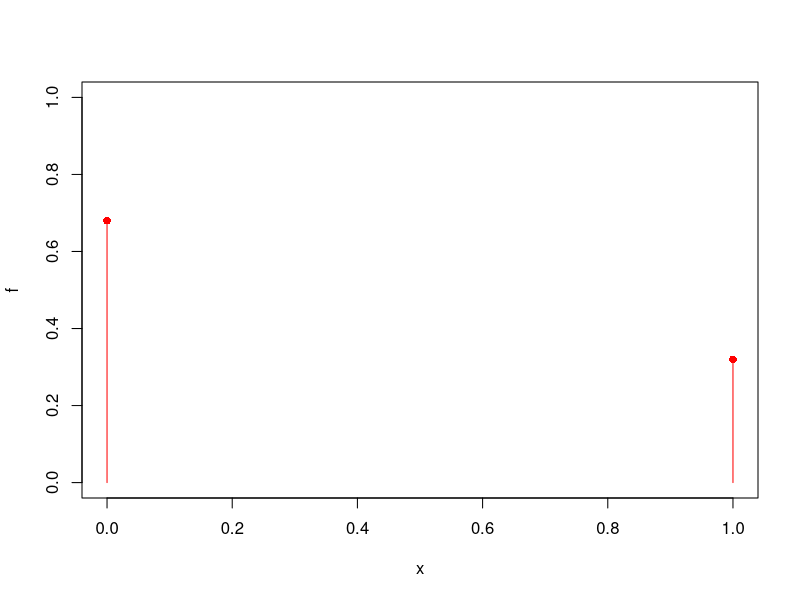
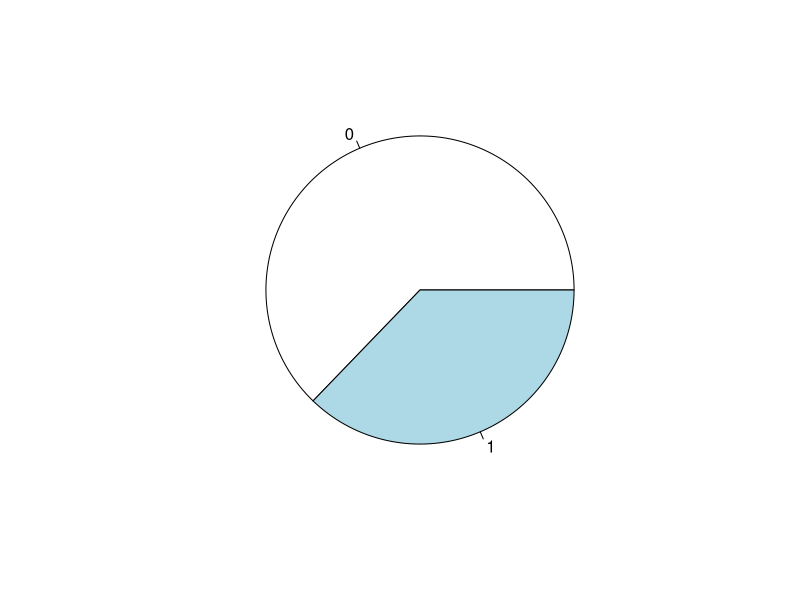
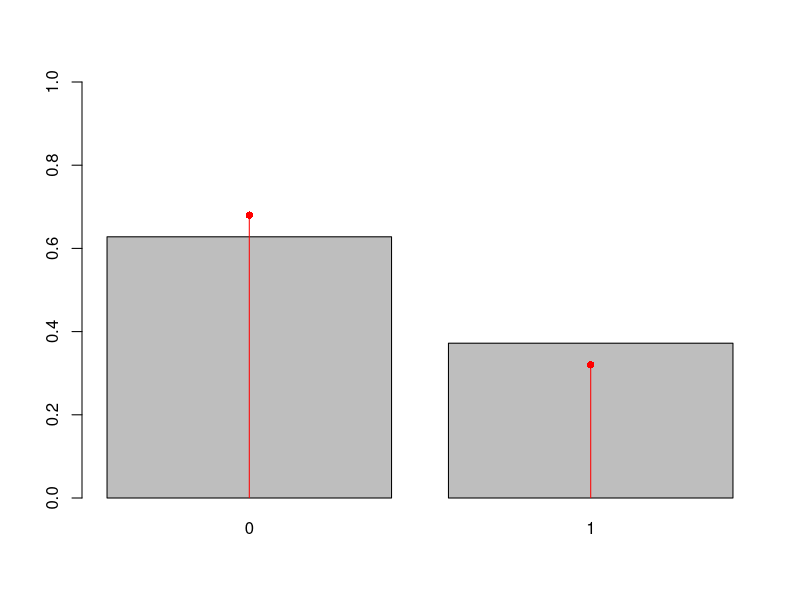
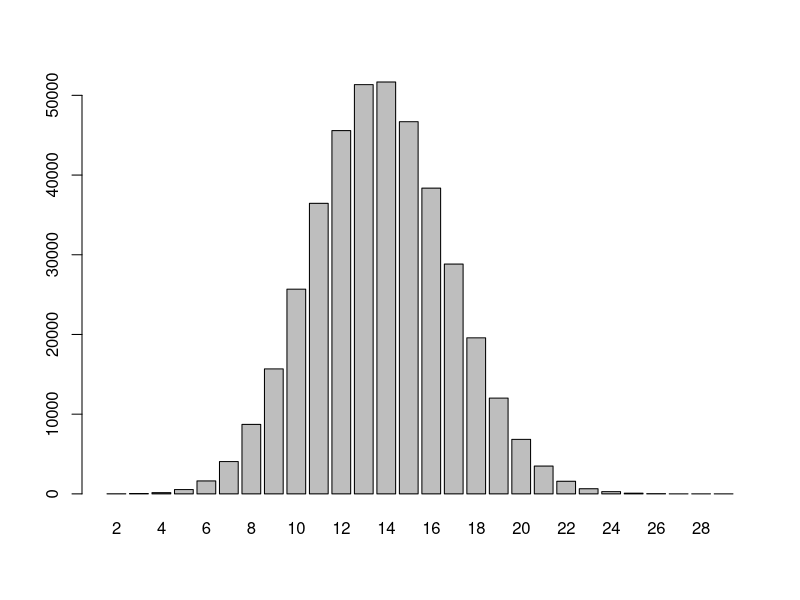
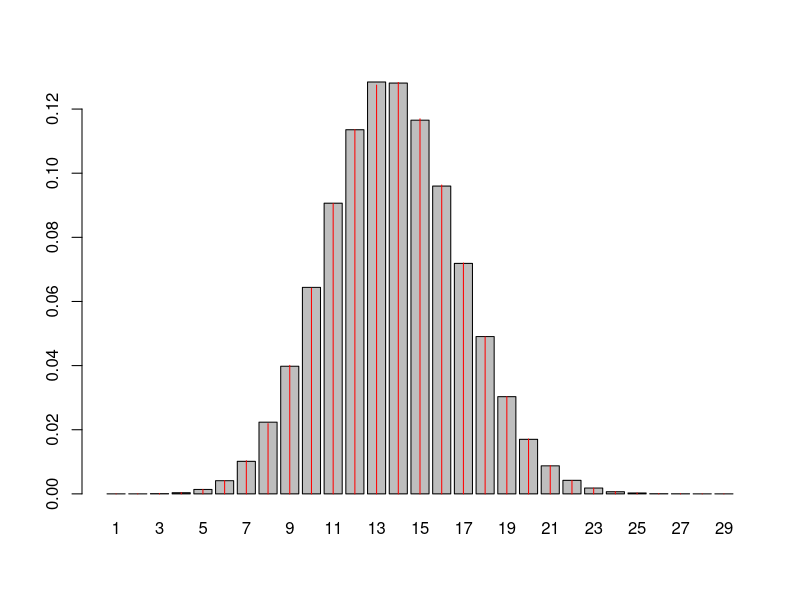

R code for these plots, in order:
#ensayo de Bernoulli

x = c(0,1)
f = c(0.68, 0.32)

plot(x, f, type='h', ylim= c(0,1), col='red')
points(x,f, pch=16, col='red')

n= 43
muestra = sample(x, n, f, replace=TRUE)
table(muestra)/n
pie(table(muestra))
mean(muestra)

bar= barplot(table(muestra)/n, ylim= c(0,1))
lines(bar, f, type='h', , col='red')
points(bar,f, pch=16, col='red')


muestra = sample(x, n, f, replace=TRUE)
muestra
y = function(i){sum(sample(x, n, f, replace=TRUE))}
y(1)
y(2)

set.seed(123)
m = 400000
barplot(table(sapply(1:m, y)))

encuestas = (sapply(1:m, y))
fr = table(encuestas)/m  
fr['13']             

dbinom(13, 43, 0.32)
xx = names(fr)
br = barplot(table(encuestas)/m)
lines(br, dbinom(1:29, 43, 0.32), type='h', col='red')
points(bar,f, pch=16, col='red')